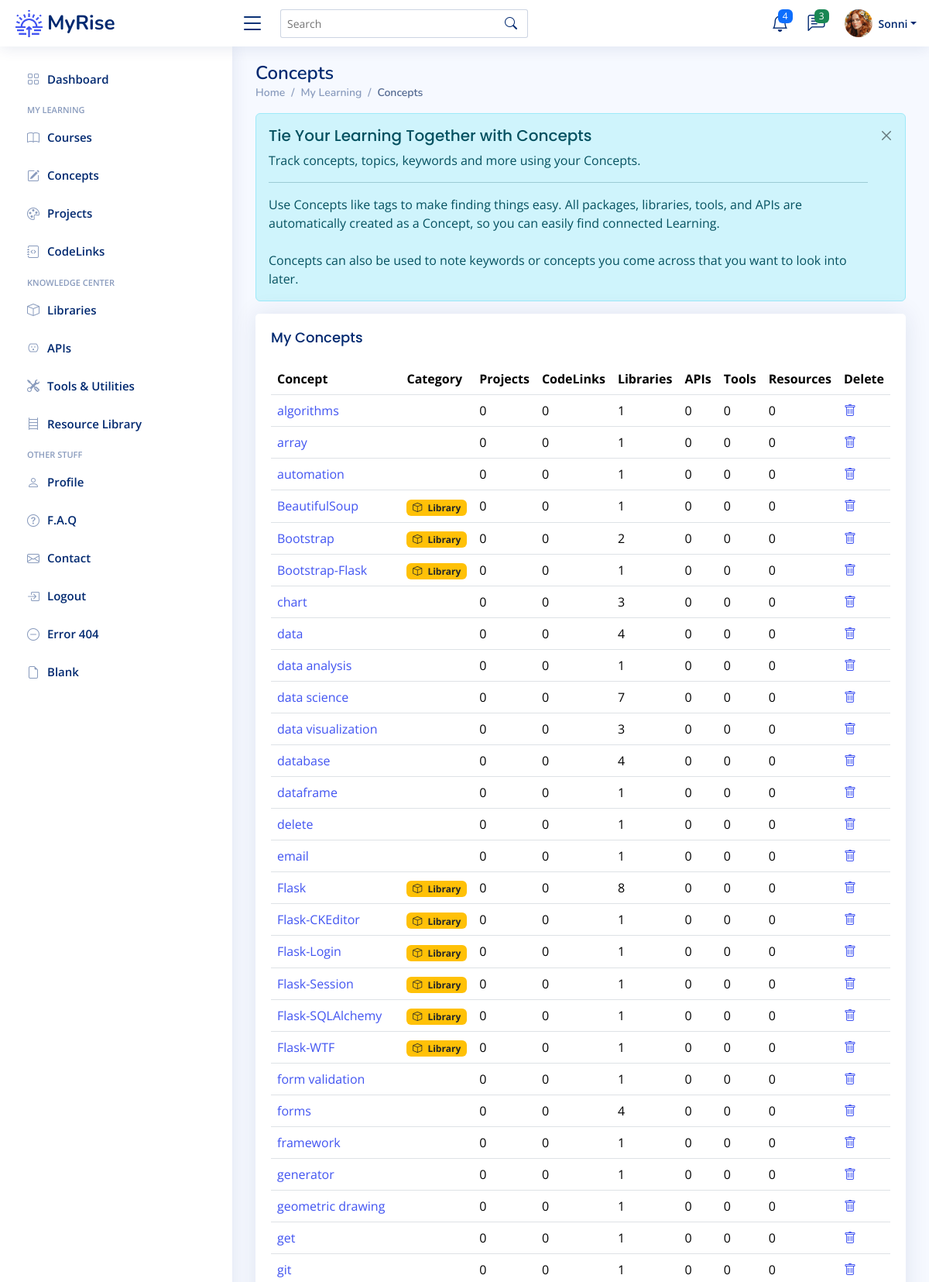
Page /concepts (signed in, upper part) on the committed database.
### app/models.py (models this page shows)
class User(UserMixin, db.Model):
    __tablename__ = "users"
    id: Mapped[int] = mapped_column(Integer, primary_key=True)
    email: Mapped[str] = mapped_column(String(100), unique=True)
    password: Mapped[str] = mapped_column(String(250))
    name: Mapped[str] = mapped_column(String(1000))
    display_name: Mapped[str] = mapped_column(String(1000))
    projects: Mapped[List["Project"]] = relationship(back_populates="user")
    events: Mapped[List["Event"]] = relationship(back_populates="user")
    courses: Mapped[List["Course"]] = relationship(back_populates="user")
    libraries: Mapped[List["Library"]] = relationship(back_populates="user")
    apis: Mapped[List["API"]] = relationship(back_populates="user")
    tools: Mapped[List["Tool"]] = relationship(back_populates="user")
    resources: Mapped[List["Resource"]] = relationship(back_populates="user")
    repos: Mapped[List["Repository"]] = relationship(back_populates="user")
    codelinks: Mapped[List["CodeLink"]] = relationship(back_populates="user")
    concepts: Mapped[List["Concept"]] = relationship('Concept', secondary=user_concept, backref='user')

class Concept(db.Model):
    __tablename__ = "concepts"
    id: Mapped[int] = mapped_column(Integer, primary_key=True)
    concept_term: Mapped[str] = mapped_column(String(50), nullable=False)
    category: Mapped[str] = mapped_column(String(100), nullable=True)
    description: Mapped[str] = mapped_column(Text, nullable=True)
    date_added: Mapped[datetime.date] = mapped_column(Date, nullable=False)

### app/routes.py (the view)
@app.route('/concepts')
@login_required
def concepts_page():
    get_concepts = db.session.execute(db.select(Concept).order_by(func.lower(Concept.concept_term))).scalars().all()
    concepts = [concept for concept in get_concepts]
    return render_template('concepts.html', concepts=concepts, concept_badge=concept_categories)

### app/models.py (called while the page is built)
@login_manager.user_loader
def load_user(user_id):
    return db.get_or_404(User, user_id)

### app/templates/concepts.html (shortened to what this page needs)
{% extends 'base.html' %}
{% from 'bootstrap5/form.html' import render_form %}
{% block content %}
	<main id="main" class="main">
    <div class="pagetitle">
      <h1>Concepts</h1>
      <nav>
        <ol class="breadcrumb">
          <li class="breadcrumb-item"><a href="index.html">Home</a></li>
          <li class="breadcrumb-item">My Learning</li>
          <li class="breadcrumb-item active">Concepts</li>
        </ol>
      </nav>
    </div>
	<div class="alert alert-info  alert-dismissible fade show" role="alert">
		<h4 class="alert-heading">Tie Your Learning Together with Concepts</h4>
		<p>Track concepts, topics, keywords and more using your Concepts.</p>
		<hr>
 		<p class="mb-0">Use Concepts like tags to make finding things easy.
			All packages, libraries, tools, and APIs are automatically created as a Concept, so you can easily find connected Learning.</p>
		<br>
		<p class="mb-0">Concepts can also be used to note keywords or concepts you come across that you want to look into later.</p>
		<button type="button" class="btn-close" data-bs-dismiss="alert" aria-label="Close"></button>
	  </div>
	 <div class="card">
		<div class="card-body">
		  <h5 class="card-title">My Concepts</h5>
		  <table class="table table-hover">
			<thead>
			  <tr>
				<th scope="col">Concept</th>
				<th scope="col">Category</th>
			    <th scope="col">Projects</th>
			    <th scope="col">CodeLinks</th>
			    <th scope="col">Libraries</th>
			    <th scope="col">APIs</th>
			    <th scope="col">Tools</th>
			    <th scope="col">Resources</th>
				<th scope="col">Delete</th>
			  </tr>
			</thead>
			<tbody>
			{% for concept in concepts %}
			  <tr>
				<td><a href="{{ url_for('concept_detail', num=concept.id ) }}">{{ concept.concept_term }}</a></td>
				{% if concept.category %}
				  <td><span class="badge {{ concept_badge[concept.category][1] }}"><i class="bi {{ concept_badge[concept.category][2] }} me-1"></i> {{ concept_badge[concept.category][0] }}</span></td>
				{% else %}
				  <td></td>
			    {% endif %}
			    <td>{{ concept.projects|length }}</td>
			    <td>{{ concept.codelinks|length }}</td>
			    <td>{{ concept.libraries|length }}</td>
				<td>{{ concept.apis|length }}</td>
			    <td>{{ concept.tools|length }}</td>
			    <td>{{ concept.resources|length }}</td>
				<td><a href="{{ url_for('delete_concept', num=concept.id) }}"><i class="bi bi-trash"></i></a></td>
			  </tr>
			{% endfor %}
			</tbody>
		  </table>
		</div>
	 </div>
  </main>
{% endblock %}

### app/templates/heading.html (shortened to what this page needs)
{% from 'bootstrap5/nav.html' import render_nav_item %}
{% from 'bootstrap5/form.html' import render_form %}
  <header id="header" class="header fixed-top d-flex align-items-center">
    <div class="d-flex align-items-center justify-content-between">
      <a href="{{ url_for('home') }}" class="logo d-flex align-items-center">
        <img src="{{ url_for('static', filename='img/logo.png') }}" alt="sun-rise">
        <span class="d-none d-lg-block">MyRise</span>
      </a>
      <i class="bi bi-list toggle-sidebar-btn"></i>
    </div>
    <div class="search-bar">
      <form class="search-form d-flex align-items-center" method="POST" action="#">
        <input type="text" name="query" placeholder="Search" title="Enter search keyword">
        <button type="submit" title="Search"><i class="bi bi-search"></i></button>
      </form>
    </div>
    <nav class="header-nav ms-auto">
      <ul class="d-flex align-items-center">
        <li class="nav-item dropdown">
          <a class="nav-link nav-icon" href="#" data-bs-toggle="dropdown">
            <i class="bi bi-bell"></i>
            <span class="badge bg-primary badge-number">4</span>
          </a>
        </li>
        <li class="nav-item dropdown">
          <a class="nav-link nav-icon" href="#" data-bs-toggle="dropdown">
            <i class="bi bi-chat-left-text"></i>
            <span class="badge bg-success badge-number">3</span>
          </a>
        </li>
        <li class="nav-item dropdown pe-3">
          <a class="nav-link nav-profile d-flex align-items-center pe-0" href="#" data-bs-toggle="dropdown">
            <img src="{{ url_for('static', filename='img/profile-img.png') }}" alt="Profile" class="rounded-circle">
            <span class="d-none d-md-block dropdown-toggle ps-2">{{ current_user.display_name }}</span>
          </a>
        </li>
      </ul>
    </nav>
  </header>
  <aside id="sidebar" class="sidebar">
    <ul class="sidebar-nav" id="sidebar-nav">
      <li class="nav-item">
        <a class="nav-link collapsed" href="{{ url_for('home') }}">
          <i class="bi bi-grid"></i>
          <span>Dashboard</span>
        </a>
      </li>
<li class="nav-heading">My Learning</li>
	  <li class="nav-item">
        <a class="nav-link collapsed" href="{{ url_for('courses_page') }}">
          <i class="bi bi-book"></i>
          <span>Courses</span>
        </a>
      </li>
	  <li class="nav-item">
        <a class="nav-link collapsed" href="{{ url_for('concepts_page') }}">
          <i class="bi bi-pencil-square"></i>
          <span>Concepts</span>
        </a>
      </li>
	  <li class="nav-item">
        <a class="nav-link collapsed" href="{{ url_for('projects_page') }}">
          <i class="bi bi-palette"></i>
          <span>Projects</span>
        </a>
      </li>
	  <li class="nav-item">
        <a class="nav-link collapsed" href="{{ url_for('codelinks_page') }}">
          <i class="bi bi-journal-code"></i>
          <span>CodeLinks</span>
        </a>
      </li>
<li class="nav-heading">Knowledge Center</li>
	  <li class="nav-item">
        <a class="nav-link collapsed" href="{{ url_for('libraries_page') }}">
          <i class="bi bi-box"></i>
          <span>Libraries</span>
        </a>
      </li>
	  <li class="nav-item">
        <a class="nav-link collapsed" href="{{ url_for('apis_page') }}">
          <i class="bi bi-outlet"></i>
          <span>APIs</span>
        </a>
      </li>
	  <li class="nav-item">
        <a class="nav-link collapsed" href="{{ url_for('tools_page') }}">
          <i class="bi bi-tools"></i>
          <span>Tools & Utilities</span>
        </a>
      </li>
	  <li class="nav-item">
        <a class="nav-link collapsed" href="{{ url_for('resources_page') }}">
          <i class="bi bi-bookshelf"></i>
          <span>Resource Library</span>
        </a>
      </li>
	<li class="nav-heading">Other Stuff</li>
      <li class="nav-item">
        <a class="nav-link collapsed" href="{{ url_for('profile') }}">
          <i class="bi bi-person"></i>
          <span>Profile</span>
        </a>
      </li>
      <li class="nav-item">
        <a class="nav-link collapsed" href="{{ url_for('faq') }}">
          <i class="bi bi-question-circle"></i>
          <span>F.A.Q</span>
        </a>
	  </li>
      <li class="nav-item">
        <a class="nav-link collapsed" href="{{ url_for('contact') }}">
          <i class="bi bi-envelope"></i>
          <span>Contact</span>
        </a>
      </li>
	{% if not current_user.is_authenticated %}
      <li class="nav-item">
        <a class="nav-link collapsed" href="{{ url_for('register') }}">
          <i class="bi bi-card-list"></i>
          <span>Register</span>
        </a>
      </li>
      <li class="nav-item">
        <a class="nav-link collapsed" href="{{ url_for('login') }}">
          <i class="bi bi-box-arrow-in-right"></i>
          <span>Login</span>
        </a>
      </li>
	{% else %}
		<li class="nav-item">
        <a class="nav-link collapsed" href="{{ url_for('logout') }}">
          <i class="bi bi-box-arrow-in-right"></i>
          <span>Logout</span>
        </a>
      </li>
	{% endif %}
      <li class="nav-item">
        <a class="nav-link collapsed" href="pages-error-404.html">
          <i class="bi bi-dash-circle"></i>
          <span>Error 404</span>
        </a>
      </li>
      <li class="nav-item">
        <a class="nav-link collapsed" href="pages-blank.html">
          <i class="bi bi-file-earmark"></i>
          <span>Blank</span>
        </a>
      </li>
    </ul>
  </aside>

### app/static/css/style.css (style rules this page uses)
:root { scroll-behavior: smooth; }
body { font-family: "Open Sans", sans-serif; background: #f6f9ff; color: #444444; }
a { color: #4154f1; text-decoration: none; }
h1, h2, h3, h4, h5, h6 { font-family: "Nunito", sans-serif; }
#main { margin-top: 60px; padding: 20px 30px; transition: all 0.3s; }
.pagetitle { margin-bottom: 10px; }
.pagetitle h1 { font-size: 24px; margin-bottom: 0; font-weight: 600; color: #012970; }
.card { margin-bottom: 30px; border: none; border-radius: 5px; box-shadow: 0px 0 30px rgba(1, 41, 112, 0.1); }
.card-title { padding: 20px 0 15px 0; font-size: 18px; font-weight: 500; color: #012970; font-family: "Poppins", sans-serif; }
.card-body { padding: 0 20px 20px 20px; }
.alert-heading { font-weight: 500; font-family: "Poppins", sans-serif; font-size: 20px; }
.btn-close { background-size: 25%; }
.breadcrumb { font-size: 14px; font-family: "Nunito", sans-serif; color: #899bbd; font-weight: 600; }
.breadcrumb a { color: #899bbd; transition: 0.3s; }
.breadcrumb .breadcrumb-item::before { color: #899bbd; }
.breadcrumb .active { color: #51678f; font-weight: 600; }
.logo { line-height: 1; }
@media (min-width: 1200px) { .logo { width: 280px; } }
.logo img { max-height: 35px; margin-right: 6px; }
.logo span { font-size: 26px; font-weight: 700; color: #012970; font-family: "Nunito", sans-serif; }
.header { transition: all 0.5s; z-index: 997; height: 60px; box-shadow: 0px 2px 20px rgba(1, 41, 112, 0.1); background-color: #fff; padding-left: 20px; }
.header .toggle-sidebar-btn { font-size: 32px; padding-left: 10px; cursor: pointer; color: #012970; }
.header .search-bar { min-width: 360px; padding: 0 20px; }
.header .search-form { width: 100%; }
.header .search-form input { border: 0; font-size: 14px; color: #012970; border: 1px solid rgba(1, 41, 112, 0.2); padding: 7px 38px 7px 8px; border-radius: 3px; transition: 0.3s; width: 100%; }
.header .search-form button { border: 0; padding: 0; margin-left: -30px; background: none; }
.header .search-form button i { color: #012970; }
.header-nav ul { list-style: none; }
.header-nav>ul { margin: 0; padding: 0; }
.header-nav .nav-icon { font-size: 22px; color: #012970; margin-right: 25px; position: relative; }
.header-nav .nav-profile { color: #012970; }
.header-nav .nav-profile img { max-height: 36px; }
.header-nav .nav-profile span { font-size: 14px; font-weight: 600; }
.header-nav .badge-number { position: absolute; inset: -2px -5px auto auto; font-weight: normal; font-size: 12px; padding: 3px 6px; }
.sidebar { position: fixed; top: 60px; left: 0; bottom: 0; width: 300px; z-index: 996; transition: all 0.3s; padding: 20px; overflow-y: auto; scrollbar-width: thin; scrollbar-color: #aab7cf transparent; box-shadow: 0px 0px 20px rgba(1, 41, 112, 0.1); background-color: #fff; }
@media (min-width: 1200px) { #main, #footer { margin-left: 300px; } }
.sidebar-nav { padding: 0; margin: 0; list-style: none; }
.sidebar-nav li { padding: 0; margin: 0; list-style: none; }
.sidebar-nav .nav-item { margin-bottom: 5px; }
.sidebar-nav .nav-heading { font-size: 11px; text-transform: uppercase; color: #899bbd; font-weight: 600; margin: 10px 0 5px 15px; }
.sidebar-nav .nav-link { display: flex; align-items: center; font-size: 15px; font-weight: 600; color: #4154f1; transition: 0.3; background: #f6f9ff; padding: 10px 15px; border-radius: 4px; }
.sidebar-nav .nav-link i { font-size: 16px; margin-right: 10px; color: #4154f1; }
.sidebar-nav .nav-link.collapsed { color: #012970; background: #fff; }
.sidebar-nav .nav-link.collapsed i { color: #899bbd; }

### rows in the picture
User: display_name "Sonni"
Concept: concept_term "algorithms", projects|length "0", codelinks|length "0", libraries|length "1", apis|length "0", tools|length "0", resources|length "0"
Concept: concept_term "array", projects|length "0", codelinks|length "0", libraries|length "1", apis|length "0", tools|length "0", resources|length "0"
Concept: concept_term "automation", projects|length "0", codelinks|length "0", libraries|length "1", apis|length "0", tools|length "0", resources|length "0"
Concept: concept_term "BeautifulSoup", category "Library", projects|length "0", codelinks|length "0", libraries|length "1", apis|length "0", tools|length "0", resources|length "0"
Concept: concept_term "Bootstrap", category "Library", projects|length "0", codelinks|length "0", libraries|length "2", apis|length "0", tools|length "0", resources|length "0"
Concept: concept_term "Bootstrap-Flask", category "Library", projects|length "0", codelinks|length "0", libraries|length "1", apis|length "0", tools|length "0", resources|length "0"
Concept: concept_term "chart", projects|length "0", codelinks|length "0", libraries|length "3", apis|length "0", tools|length "0", resources|length "0"
Concept: concept_term "data", projects|length "0", codelinks|length "0", libraries|length "4", apis|length "0", tools|length "0", resources|length "0"
Concept: concept_term "data analysis", projects|length "0", codelinks|length "0", libraries|length "1", apis|length "0", tools|length "0", resources|length "0"
Concept: concept_term "data science", projects|length "0", codelinks|length "0", libraries|length "7", apis|length "0", tools|length "0", resources|length "0"
Concept: concept_term "data visualization", projects|length "0", codelinks|length "0", libraries|length "3", apis|length "0", tools|length "0", resources|length "0"
Concept: concept_term "database", projects|length "0", codelinks|length "0", libraries|length "4", apis|length "0", tools|length "0", resources|length "0"
Concept: concept_term "dataframe", projects|length "0", codelinks|length "0", libraries|length "1", apis|length "0", tools|length "0", resources|length "0"
Concept: concept_term "delete", projects|length "0", codelinks|length "0", libraries|length "1", apis|length "0", tools|length "0", resources|length "0"
Concept: concept_term "email", projects|length "0", codelinks|length "0", libraries|length "1", apis|length "0", tools|length "0", resources|length "0"
Concept: concept_term "Flask", category "Library", projects|length "0", codelinks|length "0", libraries|length "8", apis|length "0", tools|length "0", resources|length "0"
Concept: concept_term "Flask-CKEditor", category "Library", projects|length "0", codelinks|length "0", libraries|length "1", apis|length "0", tools|length "0", resources|length "0"
Concept: concept_term "Flask-Login", category "Library", projects|length "0", codelinks|length "0", libraries|length "1", apis|length "0", tools|length "0", resources|length "0"
Concept: concept_term "Flask-Session", category "Library", projects|length "0", codelinks|length "0", libraries|length "1", apis|length "0", tools|length "0", resources|length "0"
Concept: concept_term "Flask-SQLAlchemy", category "Library", projects|length "0", codelinks|length "0", libraries|length "1", apis|length "0", tools|length "0", resources|length "0"
Concept: concept_term "Flask-WTF", category "Library", projects|length "0", codelinks|length "0", libraries|length "1", apis|length "0", tools|length "0", resources|length "0"
Concept: concept_term "form validation", projects|length "0", codelinks|length "0", libraries|length "1", apis|length "0", tools|length "0", resources|length "0"
Concept: concept_term "forms", projects|length "0", codelinks|length "0", libraries|length "4", apis|length "0", tools|length "0", resources|length "0"
Concept: concept_term "framework", projects|length "0", codelinks|length "0", libraries|length "1", apis|length "0", tools|length "0", resources|length "0"
Concept: concept_term "generator", projects|length "0", codelinks|length "0", libraries|length "1", apis|length "0", tools|length "0", resources|length "0"
Concept: concept_term "geometric drawing", projects|length "0", codelinks|length "0", libraries|length "1", apis|length "0", tools|length "0", resources|length "0"
Concept: concept_term "get", projects|length "0", codelinks|length "0", libraries|length "1", apis|length "0", tools|length "0", resources|length "0"
Concept: concept_term "git", projects|length "0", codelinks|length "0", libraries|length "1", apis|length "0", tools|length "0", resources|length "0"
